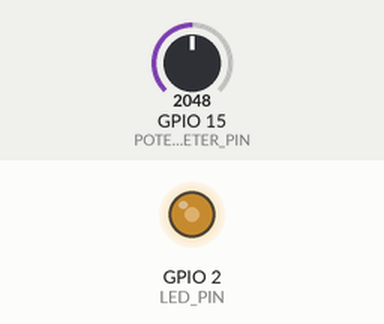
Bench run of a sketch on a simulated ESP32. On the bench: output pins drawn as LEDs (lit = HIGH). Inputs (shaded band) come from the test bench; at power-on: GPIO 15 (POTENTIOMETER_PIN) = 2048. The ROS host is connected and sends only what is stated.

Above: at 3.2 s.
3.3 s: GPIO 15 (POTENTIOMETER_PIN) set to 2866
At 4.0 s:
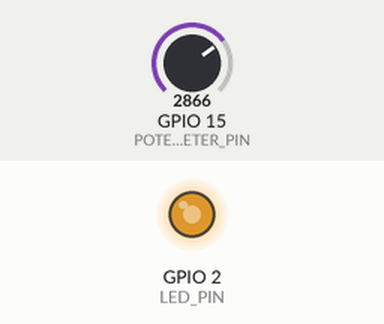
4.8 s: GPIO 15 (POTENTIOMETER_PIN) set to 3603
At 5.3 s:
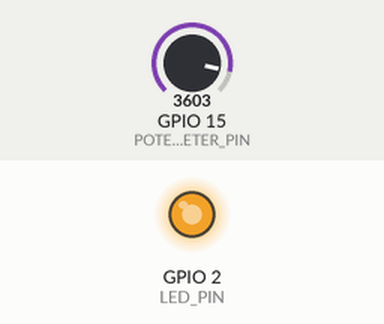
6.3 s: GPIO 15 (POTENTIOMETER_PIN) set to 491
At 7.5 s:
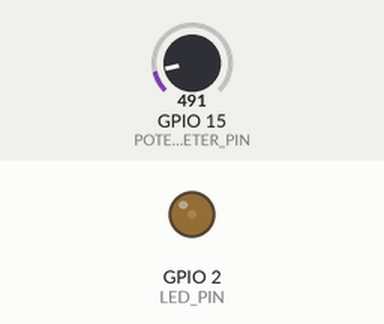
Timing chart, 0 to 9.3 s (numbered marks = the images above; inputs shaded):
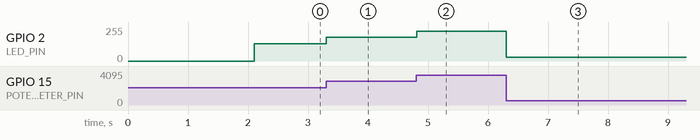

Measured:
- after the input at 3.3 s, GPIO 2 (LED_PIN): 128/255 → 179/255 at once
- after the input at 4.8 s, GPIO 2 (LED_PIN): 179/255 → 225/255 at once
- after the input at 6.3 s, GPIO 2 (LED_PIN): 225/255 → 30/255 at once

The sketch:

Potentiometer.ino
```cpp
#include <micro_ros_arduino.h>
#include <stdio.h>
#include <rcl/rcl.h>
#include <rcl/error_handling.h>
#include <rclc/rclc.h>
#include <rclc/executor.h>

rcl_node_t node;
rclc_executor_t executor;
rclc_support_t support;
rcl_allocator_t allocator;
rcl_publisher_t publisher;
rcl_subscription_t subscriber;
rcl_timer_t timer;

#include <std_msgs/msg/int32.h>
std_msgs__msg__Int32 pot_msg;

const int POTENTIOMETER_PIN = 15;  // GPIO34 is ADC1_CH6
const int LED_PIN = 2;
const int PUBLISH_DELAY_MS = 100;  // 10Hz update rate

// Timer callback - reads potentiometer and publishes value
void timer_callback(rcl_timer_t *timer, int64_t last_call_time) {
  (void)last_call_time;
  if (timer != NULL) {
    // Read potentiometer (0-4095 for ESP32 ADC)
    int t = analogRead(POTENTIOMETER_PIN);
    int x =  t / 16;
    analogWrite(LED_PIN, x);
    pot_msg.data = t;


    // Publish the value
    rcl_publish(&publisher, &pot_msg, NULL);
  }
}

void setup() {
  pinMode(POTENTIOMETER_PIN, INPUT);
  pinMode(LED_PIN, OUTPUT);

// Set up Micro-ROS
  set_microros_transports();
  delay(2000);
  rcl_allocator_t allocator = rcl_get_default_allocator();
  // Create init_options
  rclc_support_init(&support, 0, NULL, &allocator);
  // Create node
  rclc_node_init_default(&node, "esp32_potentiometer", "", &support);

  // Create publisher
  rclc_publisher_init_default(
    &publisher,
    &node,
    ROSIDL_GET_MSG_TYPE_SUPPORT(std_msgs, msg, Int32),
    "potentiometer_value");

  // Create timer
  rclc_timer_init_default(
    &timer,
    &support,
    RCL_MS_TO_NS(PUBLISH_DELAY_MS),
    timer_callback);

  // Create executor
  rclc_executor_init(&executor, &support.context, 1, &allocator);
  rclc_executor_add_timer(&executor, &timer);
}

void loop() {
  rclc_executor_spin_some(&executor, RCL_MS_TO_NS(100));
}

//ros2 run micro_ros_agent micro_ros_agent serial --dev /dev/ttyUSB0
//colcon build --symlink-install
//ros2 topic list
//os2 topic echo /potentiometer_value
//ros2 run button_tester led_control_gui
```
